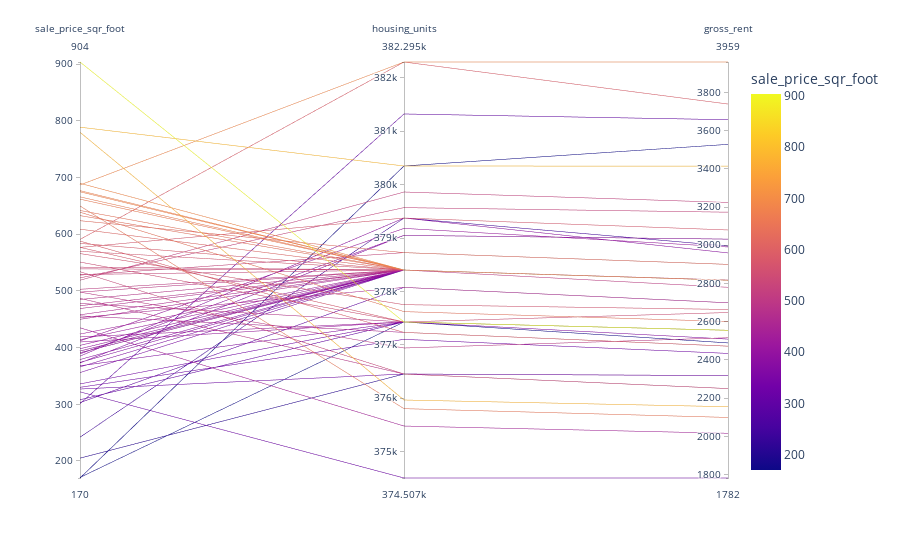

Notebook code cell kept with this figure:
### Markdown cell above
## Parallel Coordinates and Parallel Categories Analysis

In this section, you will use plotly express to create parallel coordinates and parallel categories visualizations so that investors can interactively filter and explore various factors related to the sales price of the neighborhoods. 

Using the DataFrame of Average values per neighborhood (calculated above), create the following visualizations:
1. Create a Parallel Coordinates Plot
2. Create a Parallel Categories Plot

### Code cell
# Parallel Coordinates Plot
px.parallel_coordinates(sfo_data_groupby_neighborhood,
                        color = 'sale_price_sqr_foot')
# YOUR CODE HERE!

### Figure 1 — Plotly figure (JSON) as saved in the notebook; plotly's stock layout.template omitted (floating-point values rounded to 4 significant figures)
{"data": [{"dimensions": [{"label": "sale_price_sqr_foot", "values": [366, 373, 205, 591, 577, 453, 394, 424, 487, 588, 666, 303, 435, 391, 503, 642, 389, 391, 456, 322, 624, 639, 450, 356, 171, 368, 385, 398, 519, 379, 414, 529, 410, 478, 539, 584, 789, 551, 780, 566, 419, 523, 458, 542, 412, 498, 330, 242, 485, 474, 394, 690, 374, 336, 633, 327, 662, 675, 609, 170, 650, 570, 528, 677, 469, 904, 404, 301, 498, 308, 534, 687, 577]}, {"label": "housing_units", "values": [378401, 379050, 376454, 382295, 379374, 378076, 378401, 378401, 376454, 377233, 378401, 378076, 375480, 378401, 378401, 378401, 379050, 378401, 377233, 374507, 378726, 377622, 378401, 378401, 377428, 377428, 379374, 378401, 379861, 378401, 378401, 378401, 377428, 377428, 378401, 378401, 380348, 377428, 375967, 377752, 377428, 379569, 378401, 378401, 379180, 378401, 377103, 379374, 378401, 378401, 378401, 378401, 378401, 377428, 378401, 376454, 378401, 378401, 378401, 380348, 375805, 378401, 378726, 378401, 378401, 377428, 378401, 381322, 376941, 377428, 376454, 382295, 377428]}, {"label": "gross_rent", "values": [2817, 3032, 2318, 3739, 3080, 2699, 2817, 2817, 2250, 2472, 2817, 2699, 2016, 2817, 2780, 2817, 3032, 2817, 2472, 1782, 2900, 2601, 2817, 2817, 2489, 2509, 2960, 2817, 3224, 2817, 2817, 2817, 2555, 2555, 2817, 2817, 3414, 2648, 2155, 2664, 2555, 3173, 2817, 2817, 2991, 2818, 2434, 2996, 2817, 2817, 2817, 2817, 2817, 2555, 2817, 2318, 2817, 2817, 2817, 3528, 2099, 2817, 2900, 2817, 2817, 2555, 2817, 3657, 2516, 2555, 2250, 3959, 2555]}], "domain": {"x": [0, 1], "y": [0, 1]}, "line": {"color": [366, 373, 205, 591, 577, 453, 394, 424, 487, 588, 666, 303, 435, 391, 503, 642, 389, 391, 456, 322, 624, 639, 450, 356, 171, 368, 385, 398, 519, 379, 414, 529, 410, 478, 539, 584, 789, 551, 780, 566, 419, 523, 458, 542, 412, 498, 330, 242, 485, 474, 394, 690, 374, 336, 633, 327, 662, 675, 609, 170, 650, 570, 528, 677, 469, 904, 404, 301, 498, 308, 534, 687, 577], "coloraxis": "coloraxis"}, "name": "", "type": "parcoords"}], "layout": {"autosize": true, "coloraxis": {"colorbar": {"title": {"text": "sale_price_sqr_foot"}}, "colorscale": [[0, "#0d0887"], [0.1111, "#46039f"], [0.2222, "#7201a8"], [0.3333, "#9c179e"], [0.4444, "#bd3786"], [0.5556, "#d8576b"], [0.6667, "#ed7953"], [0.7778, "#fb9f3a"], [0.8889, "#fdca26"], [1, "#f0f921"]]}, "legend": {"tracegroupgap": 0}, "margin": {"t": 60}}}
